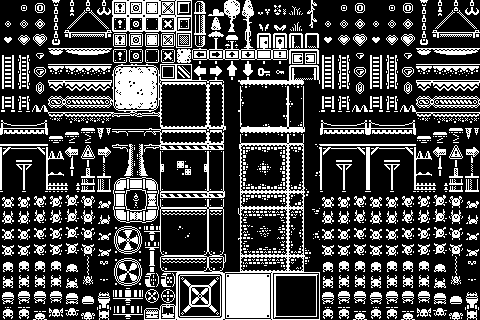

The image is a tile-based game level rendered from a .tmx file. Its description and complete source (layers, tilesets, objects, tile grids) follow:
An orthogonal 30x20 tile map with 16x16 px tiles, 1 tile layer (Слой тайлов 1).

<map version="1.9" tiledversion="1.9.1" orientation="orthogonal" renderorder="right-down" width="30" height="20" tilewidth="16" tileheight="16" infinite="0" nextlayerid="2" nextobjectid="1">
 <tileset firstgid="1" name="monochrome_tilemap" tilewidth="16" tileheight="16" spacing="1" tilecount="400" columns="20">
  <image source="monochrome_tilemap.png" width="339" height="339" />
 </tileset>
 <layer id="1" name="Слой тайлов 1" width="30" height="20">
  <data encoding="csv">
1,2,3,4,5,6,7,8,9,10,11,12,13,14,15,16,17,18,19,20,1,2,3,1,2,3,4,5,6,7,
21,22,23,24,25,26,27,28,29,30,31,32,33,34,35,36,37,38,39,40,21,22,23,21,22,23,24,25,26,27,
41,42,43,44,45,46,47,48,49,50,51,52,53,54,55,56,57,58,59,60,41,42,43,41,42,43,44,45,46,47,
61,62,63,64,65,66,67,68,69,70,71,72,73,74,75,76,77,78,79,80,61,62,63,61,62,63,64,65,66,67,
81,82,83,84,85,86,87,88,89,90,91,92,93,94,95,96,97,98,99,100,81,82,83,81,82,83,84,85,86,87,
101,102,103,104,105,106,107,108,109,110,111,112,113,114,115,116,117,118,119,120,101,102,103,101,102,103,104,105,106,107,
121,122,123,124,125,126,127,128,129,130,131,132,133,134,135,136,137,138,139,140,121,122,123,121,122,123,124,125,126,127,
141,142,143,144,145,146,147,148,149,150,151,152,153,154,155,156,157,158,159,160,141,142,143,141,142,143,144,145,146,147,
161,162,163,164,165,166,167,168,169,170,171,172,173,174,175,176,177,178,179,180,161,162,163,161,162,163,164,165,166,167,
181,182,183,184,185,186,187,188,189,190,191,192,193,194,195,196,197,198,199,200,181,182,183,181,182,183,184,185,186,187,
201,202,203,204,205,206,207,208,209,210,211,212,213,214,215,216,217,218,219,220,201,202,203,201,202,203,204,205,206,207,
221,222,223,224,225,226,227,228,229,230,231,232,233,234,235,236,237,238,239,240,221,222,223,221,222,223,224,225,226,227,
241,242,243,244,245,246,247,248,249,250,251,252,253,254,255,256,257,258,259,260,241,242,243,241,242,243,244,245,246,247,
261,262,263,264,265,266,267,268,269,270,271,272,273,274,275,276,277,278,279,280,261,262,263,261,262,263,264,265,266,267,
281,282,283,284,285,286,287,288,289,290,291,292,293,294,295,296,297,298,299,300,281,282,283,281,282,283,284,285,286,287,
301,302,303,304,305,306,307,308,309,310,311,312,313,314,315,316,317,318,319,320,301,302,303,301,302,303,304,305,306,307,
321,322,323,324,325,326,327,328,329,330,331,332,333,334,335,336,337,338,339,340,321,322,323,321,322,323,324,325,326,327,
341,342,343,344,345,346,347,348,349,350,351,352,353,354,355,356,357,358,359,360,341,342,343,341,342,343,344,345,346,347,
361,362,363,364,365,366,367,368,369,370,371,372,373,374,375,376,377,378,379,380,361,362,363,361,362,363,364,365,366,367,
381,382,383,384,385,386,387,388,389,390,391,392,393,394,395,396,397,398,399,400,381,382,383,381,382,383,384,385,386,387
</data>
 </layer>
</map>
